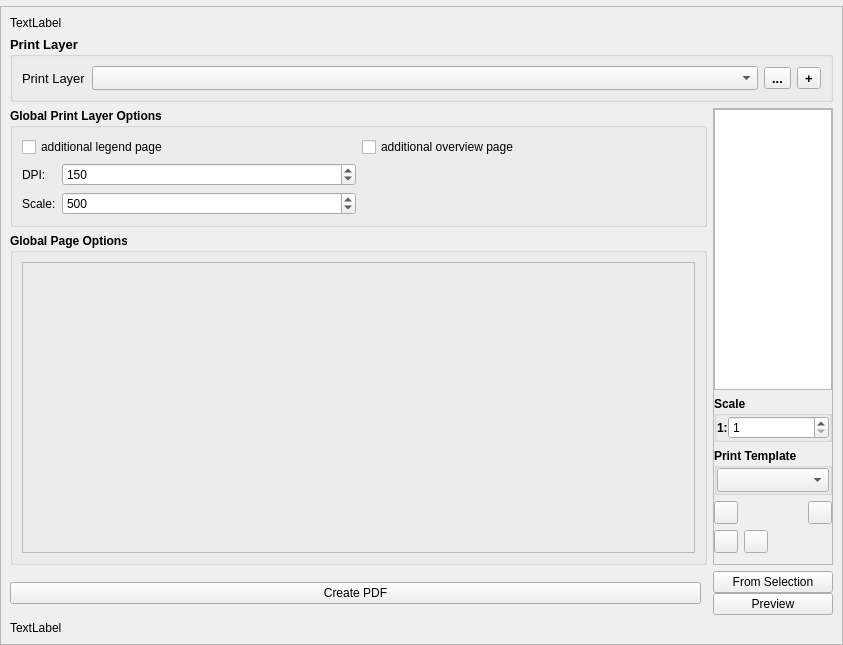
<?xml version="1.0" encoding="UTF-8"?>
<ui version="4.0">
 <class>PlotMenu</class>
 <widget class="QMainWindow" name="PlotMenu">
  <property name="geometry">
   <rect>
    <x>0</x>
    <y>0</y>
    <width>843</width>
    <height>645</height>
   </rect>
  </property>
  <property name="windowTitle">
   <string>Print Menu</string>
  </property>
  <widget class="QWidget" name="centralwidget">
   <layout class="QGridLayout" name="gridLayout">
    <property name="leftMargin">
     <number>0</number>
    </property>
    <property name="topMargin">
     <number>0</number>
    </property>
    <property name="rightMargin">
     <number>0</number>
    </property>
    <property name="bottomMargin">
     <number>0</number>
    </property>
    <property name="horizontalSpacing">
     <number>0</number>
    </property>
    <item row="0" column="0">
     <widget class="QFrame" name="MainWidget">
      <property name="frameShape">
       <enum>QFrame::NoFrame</enum>
      </property>
      <property name="frameShadow">
       <enum>QFrame::Raised</enum>
      </property>
      <layout class="QGridLayout" name="gridLayout_2">
       <property name="leftMargin">
        <number>0</number>
       </property>
       <property name="topMargin">
        <number>0</number>
       </property>
       <property name="rightMargin">
        <number>0</number>
       </property>
       <property name="bottomMargin">
        <number>0</number>
       </property>
       <item row="2" column="0">
        <widget class="QScrollArea" name="ScrollArea">
         <property name="sizePolicy">
          <sizepolicy hsizetype="Expanding" vsizetype="Preferred">
           <horstretch>0</horstretch>
           <verstretch>0</verstretch>
          </sizepolicy>
         </property>
         <property name="widgetResizable">
          <bool>true</bool>
         </property>
         <widget class="QWidget" name="scrollAreaWidgetContents">
          <property name="geometry">
           <rect>
            <x>0</x>
            <y>0</y>
            <width>841</width>
            <height>627</height>
           </rect>
          </property>
          <layout class="QGridLayout" name="gridLayout_4">
           <item row="1" column="0">
            <widget class="QLabel" name="Label_Status">
             <property name="sizePolicy">
              <sizepolicy hsizetype="Preferred" vsizetype="Maximum">
               <horstretch>0</horstretch>
               <verstretch>0</verstretch>
              </sizepolicy>
             </property>
             <property name="text">
              <string>TextLabel</string>
             </property>
             <property name="wordWrap">
              <bool>true</bool>
             </property>
             <property name="textInteractionFlags">
              <set>Qt::LinksAccessibleByMouse|Qt::TextSelectableByMouse</set>
             </property>
            </widget>
           </item>
           <item row="4" column="0">
            <widget class="QFrame" name="Frame_Plotlayer">
             <layout class="QGridLayout" name="gridLayout_5">
              <property name="leftMargin">
               <number>0</number>
              </property>
              <property name="topMargin">
               <number>0</number>
              </property>
              <property name="rightMargin">
               <number>0</number>
              </property>
              <property name="bottomMargin">
               <number>0</number>
              </property>
              <item row="4" column="1">
               <widget class="QFrame" name="frame_3">
                <property name="frameShape">
                 <enum>QFrame::NoFrame</enum>
                </property>
                <property name="frameShadow">
                 <enum>QFrame::Raised</enum>
                </property>
                <layout class="QGridLayout" name="gridLayout_6">
                 <property name="leftMargin">
                  <number>0</number>
                 </property>
                 <property name="topMargin">
                  <number>0</number>
                 </property>
                 <property name="rightMargin">
                  <number>0</number>
                 </property>
                 <property name="bottomMargin">
                  <number>0</number>
                 </property>
                 <property name="spacing">
                  <number>0</number>
                 </property>
                 <item row="2" column="0">
                  <widget class="QPushButton" name="But_Create_PrintLayout">
                   <property name="toolTip">
                    <string>&lt;html&gt;&lt;head/&gt;&lt;body&gt;&lt;p&gt;Create a QGIS Print Layout. After creation open it manually via QGIS menu bar.&lt;/p&gt;&lt;/body&gt;&lt;/html&gt;</string>
                   </property>
                   <property name="text">
                    <string>Preview</string>
                   </property>
                  </widget>
                 </item>
                 <item row="1" column="0">
                  <widget class="QPushButton" name="But_CreateOverview">
                   <property name="toolTip">
                    <string>&lt;html&gt;&lt;head/&gt;&lt;body&gt;&lt;p&gt;Calculates new pages from QGIS canvas selection from selection on differenct vector layers.&lt;/p&gt;&lt;p&gt;Calculation is done from lowest x-coordinate to highes x-coordinate. Y-coordinate will be ignored.&lt;/p&gt;&lt;/body&gt;&lt;/html&gt;</string>
                   </property>
                   <property name="whatsThis">
                    <string/>
                   </property>
                   <property name="text">
                    <string>From Selection</string>
                   </property>
                  </widget>
                 </item>
                </layout>
               </widget>
              </item>
              <item row="1" column="0" rowspan="2">
               <widget class="QGroupBox" name="groupBox_2">
                <property name="font">
                 <font>
                  <weight>75</weight>
                  <bold>true</bold>
                 </font>
                </property>
                <property name="title">
                 <string>Global Page Options</string>
                </property>
                <layout class="QGridLayout" name="gridLayout_7">
                 <item row="0" column="0">
                  <widget class="QFrame" name="Frame_Layout_Menu_Global">
                   <property name="font">
                    <font>
                     <weight>50</weight>
                     <bold>false</bold>
                    </font>
                   </property>
                   <property name="frameShape">
                    <enum>QFrame::StyledPanel</enum>
                   </property>
                   <property name="frameShadow">
                    <enum>QFrame::Raised</enum>
                   </property>
                  </widget>
                 </item>
                </layout>
               </widget>
              </item>
              <item row="5" column="0" colspan="2">
               <widget class="QLabel" name="Label_Version_Nr">
                <property name="sizePolicy">
                 <sizepolicy hsizetype="Preferred" vsizetype="Maximum">
                  <horstretch>0</horstretch>
                  <verstretch>0</verstretch>
                 </sizepolicy>
                </property>
                <property name="text">
                 <string>TextLabel</string>
                </property>
                <property name="wordWrap">
                 <bool>true</bool>
                </property>
                <property name="textInteractionFlags">
                 <set>Qt::LinksAccessibleByMouse|Qt::TextSelectableByKeyboard|Qt::TextSelectableByMouse</set>
                </property>
               </widget>
              </item>
              <item row="0" column="0">
               <widget class="QGroupBox" name="groupBox">
                <property name="sizePolicy">
                 <sizepolicy hsizetype="Preferred" vsizetype="Maximum">
                  <horstretch>0</horstretch>
                  <verstretch>0</verstretch>
                 </sizepolicy>
                </property>
                <property name="font">
                 <font>
                  <weight>75</weight>
                  <bold>true</bold>
                 </font>
                </property>
                <property name="title">
                 <string>Global Print Layer Options</string>
                </property>
                <layout class="QGridLayout" name="gridLayout_8">
                 <item row="0" column="1">
                  <widget class="QCheckBox" name="CheckBox_Overview">
                   <property name="font">
                    <font>
                     <weight>50</weight>
                     <bold>false</bold>
                    </font>
                   </property>
                   <property name="toolTip">
                    <string>&lt;html&gt;&lt;head/&gt;&lt;body&gt;&lt;p&gt;Creates a overview startpage.&lt;/p&gt;&lt;/body&gt;&lt;/html&gt;</string>
                   </property>
                   <property name="text">
                    <string>additional overview page</string>
                   </property>
                  </widget>
                 </item>
                 <item row="0" column="0">
                  <widget class="QCheckBox" name="CheckBox_Legend_Extra">
                   <property name="font">
                    <font>
                     <weight>50</weight>
                     <bold>false</bold>
                    </font>
                   </property>
                   <property name="toolTip">
                    <string>&lt;html&gt;&lt;head/&gt;&lt;body&gt;&lt;p&gt;Merge page legends together on one page.&lt;/p&gt;&lt;/body&gt;&lt;/html&gt;</string>
                   </property>
                   <property name="text">
                    <string>additional legend page</string>
                   </property>
                  </widget>
                 </item>
                 <item row="1" column="0">
                  <widget class="QFrame" name="frame_2">
                   <property name="sizePolicy">
                    <sizepolicy hsizetype="Preferred" vsizetype="Maximum">
                     <horstretch>0</horstretch>
                     <verstretch>0</verstretch>
                    </sizepolicy>
                   </property>
                   <property name="font">
                    <font>
                     <weight>50</weight>
                     <bold>false</bold>
                    </font>
                   </property>
                   <property name="frameShape">
                    <enum>QFrame::NoFrame</enum>
                   </property>
                   <property name="frameShadow">
                    <enum>QFrame::Raised</enum>
                   </property>
                   <layout class="QGridLayout" name="gridLayout_9">
                    <property name="leftMargin">
                     <number>0</number>
                    </property>
                    <property name="topMargin">
                     <number>0</number>
                    </property>
                    <property name="rightMargin">
                     <number>0</number>
                    </property>
                    <property name="bottomMargin">
                     <number>0</number>
                    </property>
                    <item row="0" column="0">
                     <widget class="QLabel" name="label">
                      <property name="sizePolicy">
                       <sizepolicy hsizetype="Maximum" vsizetype="Preferred">
                        <horstretch>0</horstretch>
                        <verstretch>0</verstretch>
                       </sizepolicy>
                      </property>
                      <property name="text">
                       <string>DPI:</string>
                      </property>
                     </widget>
                    </item>
                    <item row="2" column="1">
                     <widget class="QSpinBox" name="SpinBox_Scale">
                      <property name="toolTip">
                       <string>&lt;html&gt;&lt;head/&gt;&lt;body&gt;&lt;p&gt;No effect on Mini Maps.&lt;/p&gt;&lt;/body&gt;&lt;/html&gt;</string>
                      </property>
                      <property name="minimum">
                       <number>10</number>
                      </property>
                      <property name="maximum">
                       <number>999999999</number>
                      </property>
                      <property name="value">
                       <number>500</number>
                      </property>
                     </widget>
                    </item>
                    <item row="0" column="1">
                     <widget class="QSpinBox" name="SpinBox_Dpi">
                      <property name="toolTip">
                       <string>&lt;html&gt;&lt;head/&gt;&lt;body&gt;&lt;p&gt;No effect on Mini Maps.&lt;/p&gt;&lt;/body&gt;&lt;/html&gt;</string>
                      </property>
                      <property name="minimum">
                       <number>10</number>
                      </property>
                      <property name="maximum">
                       <number>2500</number>
                      </property>
                      <property name="value">
                       <number>150</number>
                      </property>
                     </widget>
                    </item>
                    <item row="2" column="0">
                     <widget class="QLabel" name="label_2">
                      <property name="sizePolicy">
                       <sizepolicy hsizetype="Maximum" vsizetype="Preferred">
                        <horstretch>0</horstretch>
                        <verstretch>0</verstretch>
                       </sizepolicy>
                      </property>
                      <property name="text">
                       <string>Scale:</string>
                      </property>
                     </widget>
                    </item>
                   </layout>
                  </widget>
                 </item>
                </layout>
               </widget>
              </item>
              <item row="4" column="0">
               <widget class="QWidget" name="widget" native="true">
                <property name="sizePolicy">
                 <sizepolicy hsizetype="Preferred" vsizetype="Maximum">
                  <horstretch>0</horstretch>
                  <verstretch>0</verstretch>
                 </sizepolicy>
                </property>
                <layout class="QGridLayout" name="gridLayout_13">
                 <property name="leftMargin">
                  <number>0</number>
                 </property>
                 <property name="topMargin">
                  <number>0</number>
                 </property>
                 <property name="rightMargin">
                  <number>6</number>
                 </property>
                 <property name="bottomMargin">
                  <number>0</number>
                 </property>
                 <property name="horizontalSpacing">
                  <number>6</number>
                 </property>
                 <property name="verticalSpacing">
                  <number>0</number>
                 </property>
                 <item row="0" column="0">
                  <widget class="QPushButton" name="But_Create_PDF">
                   <property name="text">
                    <string>Create PDF</string>
                   </property>
                   <property name="checkable">
                    <bool>true</bool>
                   </property>
                  </widget>
                 </item>
                </layout>
               </widget>
              </item>
              <item row="0" column="1" rowspan="3">
               <widget class="QFrame" name="frame_4">
                <property name="maximumSize">
                 <size>
                  <width>120</width>
                  <height>16777215</height>
                 </size>
                </property>
                <property name="frameShape">
                 <enum>QFrame::StyledPanel</enum>
                </property>
                <property name="frameShadow">
                 <enum>QFrame::Raised</enum>
                </property>
                <layout class="QVBoxLayout" name="verticalLayout_2">
                 <property name="leftMargin">
                  <number>0</number>
                 </property>
                 <property name="topMargin">
                  <number>0</number>
                 </property>
                 <property name="rightMargin">
                  <number>0</number>
                 </property>
                 <property name="bottomMargin">
                  <number>0</number>
                 </property>
                 <item>
                  <widget class="QListWidget" name="List_Pages">
                   <property name="maximumSize">
                    <size>
                     <width>120</width>
                     <height>16777215</height>
                    </size>
                   </property>
                   <property name="toolTip">
                    <string>&lt;html&gt;&lt;head/&gt;&lt;body&gt;&lt;p&gt;Double click on page to open page settings.&lt;/p&gt;&lt;/body&gt;&lt;/html&gt;</string>
                   </property>
                   <property name="dragEnabled">
                    <bool>true</bool>
                   </property>
                   <property name="dragDropMode">
                    <enum>QAbstractItemView::InternalMove</enum>
                   </property>
                   <property name="selectionMode">
                    <enum>QAbstractItemView::ExtendedSelection</enum>
                   </property>
                  </widget>
                 </item>
                 <item>
                  <widget class="QGroupBox" name="groupBox_4">
                   <property name="maximumSize">
                    <size>
                     <width>120</width>
                     <height>16777215</height>
                    </size>
                   </property>
                   <property name="font">
                    <font>
                     <weight>75</weight>
                     <bold>true</bold>
                    </font>
                   </property>
                   <property name="toolTip">
                    <string>&lt;html&gt;&lt;head/&gt;&lt;body&gt;&lt;p&gt;&lt;span style=&quot; font-weight:400;&quot;&gt;Scale per page. Scale can not be changed later on created page.&lt;/span&gt;&lt;/p&gt;&lt;/body&gt;&lt;/html&gt;</string>
                   </property>
                   <property name="title">
                    <string>Scale</string>
                   </property>
                   <layout class="QHBoxLayout" name="horizontalLayout_2">
                    <property name="spacing">
                     <number>0</number>
                    </property>
                    <property name="leftMargin">
                     <number>0</number>
                    </property>
                    <property name="topMargin">
                     <number>0</number>
                    </property>
                    <property name="rightMargin">
                     <number>0</number>
                    </property>
                    <property name="bottomMargin">
                     <number>0</number>
                    </property>
                    <item>
                     <widget class="QLabel" name="label_3">
                      <property name="sizePolicy">
                       <sizepolicy hsizetype="Maximum" vsizetype="Preferred">
                        <horstretch>0</horstretch>
                        <verstretch>0</verstretch>
                       </sizepolicy>
                      </property>
                      <property name="text">
                       <string>1:</string>
                      </property>
                     </widget>
                    </item>
                    <item>
                     <widget class="QSpinBox" name="SpinBox_Page_Scale">
                      <property name="font">
                       <font>
                        <weight>50</weight>
                        <bold>false</bold>
                       </font>
                      </property>
                      <property name="minimum">
                       <number>1</number>
                      </property>
                      <property name="maximum">
                       <number>999999999</number>
                      </property>
                     </widget>
                    </item>
                   </layout>
                  </widget>
                 </item>
                 <item>
                  <widget class="QGroupBox" name="GroupBox_Template">
                   <property name="maximumSize">
                    <size>
                     <width>120</width>
                     <height>16777215</height>
                    </size>
                   </property>
                   <property name="font">
                    <font>
                     <weight>75</weight>
                     <bold>true</bold>
                    </font>
                   </property>
                   <property name="toolTip">
                    <string>&lt;html&gt;&lt;head/&gt;&lt;body&gt;&lt;p&gt;&lt;span style=&quot; font-weight:400;&quot;&gt;A different template can be used per page, as long as it corresponds to the same DIN A standard.&lt;/span&gt;&lt;/p&gt;&lt;p&gt;&lt;span style=&quot; font-weight:400;&quot;&gt;E.g. A4 and A3 cannot be mixed, but several different A4 (portrait and landscape and other individual templates) can be used.&lt;/span&gt;&lt;/p&gt;&lt;p&gt;&lt;br/&gt;&lt;/p&gt;&lt;p&gt;Cannot be changed later.&lt;/p&gt;&lt;p&gt;&lt;br/&gt;&lt;/p&gt;&lt;p&gt;&lt;span style=&quot; font-weight:400;&quot;&gt;The global page settings are applied to each template.&lt;/span&gt;&lt;/p&gt;&lt;p&gt;&lt;span style=&quot; font-weight:400;&quot;&gt;Please consider to use the correct element identifiers.&lt;/span&gt;&lt;/p&gt;&lt;/body&gt;&lt;/html&gt;</string>
                   </property>
                   <property name="title">
                    <string>Print Template</string>
                   </property>
                   <layout class="QHBoxLayout" name="horizontalLayout_4">
                    <property name="spacing">
                     <number>0</number>
                    </property>
                    <property name="leftMargin">
                     <number>0</number>
                    </property>
                    <property name="topMargin">
                     <number>0</number>
                    </property>
                    <property name="rightMargin">
                     <number>0</number>
                    </property>
                    <property name="bottomMargin">
                     <number>0</number>
                    </property>
                    <item>
                     <widget class="QComboBox" name="DrD_Page_Templates">
                      <property name="font">
                       <font>
                        <weight>50</weight>
                        <bold>false</bold>
                       </font>
                      </property>
                      <property name="sizeAdjustPolicy">
                       <enum>QComboBox::AdjustToMinimumContentsLengthWithIcon</enum>
                      </property>
                     </widget>
                    </item>
                   </layout>
                  </widget>
                 </item>
                 <item>
                  <widget class="QFrame" name="Frame_Buttons">
                   <property name="sizePolicy">
                    <sizepolicy hsizetype="Preferred" vsizetype="Maximum">
                     <horstretch>0</horstretch>
                     <verstretch>0</verstretch>
                    </sizepolicy>
                   </property>
                   <property name="maximumSize">
                    <size>
                     <width>120</width>
                     <height>16777215</height>
                    </size>
                   </property>
                   <property name="frameShape">
                    <enum>QFrame::NoFrame</enum>
                   </property>
                   <property name="frameShadow">
                    <enum>QFrame::Raised</enum>
                   </property>
                   <layout class="QGridLayout" name="gridLayout_10">
                    <property name="leftMargin">
                     <number>0</number>
                    </property>
                    <property name="topMargin">
                     <number>0</number>
                    </property>
                    <property name="rightMargin">
                     <number>0</number>
                    </property>
                    <property name="bottomMargin">
                     <number>0</number>
                    </property>
                    <item row="0" column="0">
                     <widget class="QFrame" name="frame_5">
                      <property name="frameShape">
                       <enum>QFrame::NoFrame</enum>
                      </property>
                      <property name="frameShadow">
                       <enum>QFrame::Raised</enum>
                      </property>
                      <layout class="QGridLayout" name="gridLayout_11">
                       <property name="leftMargin">
                        <number>0</number>
                       </property>
                       <property name="topMargin">
                        <number>0</number>
                       </property>
                       <property name="rightMargin">
                        <number>0</number>
                       </property>
                       <property name="bottomMargin">
                        <number>0</number>
                       </property>
                       <item row="0" column="0">
                        <widget class="QToolButton" name="But_AddPage">
                         <property name="toolTip">
                          <string>&lt;html&gt;&lt;head/&gt;&lt;body&gt;&lt;p&gt;Add new page from selected Print Layout&lt;/p&gt;&lt;/body&gt;&lt;/html&gt;</string>
                         </property>
                         <property name="text">
                          <string/>
                         </property>
                        </widget>
                       </item>
                       <item row="1" column="1">
                        <widget class="QToolButton" name="But_AddPage_Landscape">
                         <property name="toolTip">
                          <string>&lt;html&gt;&lt;head/&gt;&lt;body&gt;&lt;p&gt;Add new page in landscape orientation&lt;/p&gt;&lt;/body&gt;&lt;/html&gt;</string>
                         </property>
                         <property name="text">
                          <string/>
                         </property>
                        </widget>
                       </item>
                       <item row="1" column="0">
                        <widget class="QToolButton" name="But_AddPage_Portrait">
                         <property name="toolTip">
                          <string>&lt;html&gt;&lt;head/&gt;&lt;body&gt;&lt;p&gt;Add new page in portrait orientation&lt;/p&gt;&lt;/body&gt;&lt;/html&gt;</string>
                         </property>
                         <property name="text">
                          <string/>
                         </property>
                        </widget>
                       </item>
                      </layout>
                     </widget>
                    </item>
                    <item row="0" column="2">
                     <spacer name="horizontalSpacer">
                      <property name="orientation">
                       <enum>Qt::Horizontal</enum>
                      </property>
                      <property name="sizeHint" stdset="0">
                       <size>
                        <width>40</width>
                        <height>20</height>
                       </size>
                      </property>
                     </spacer>
                    </item>
                    <item row="0" column="3" rowspan="2">
                     <widget class="QFrame" name="Frame_DeletePage">
                      <property name="frameShape">
                       <enum>QFrame::NoFrame</enum>
                      </property>
                      <property name="frameShadow">
                       <enum>QFrame::Raised</enum>
                      </property>
                      <layout class="QGridLayout" name="gridLayout_12">
                       <property name="leftMargin">
                        <number>0</number>
                       </property>
                       <property name="topMargin">
                        <number>0</number>
                       </property>
                       <property name="rightMargin">
                        <number>0</number>
                       </property>
                       <property name="bottomMargin">
                        <number>0</number>
                       </property>
                       <property name="spacing">
                        <number>0</number>
                       </property>
                       <item row="0" column="0">
                        <widget class="QToolButton" name="But_DeletePage">
                         <property name="toolTip">
                          <string>&lt;html&gt;&lt;head/&gt;&lt;body&gt;&lt;p&gt;Remove selected page&lt;/p&gt;&lt;/body&gt;&lt;/html&gt;</string>
                         </property>
                         <property name="text">
                          <string/>
                         </property>
                        </widget>
                       </item>
                       <item row="1" column="0">
                        <spacer name="verticalSpacer">
                         <property name="orientation">
                          <enum>Qt::Vertical</enum>
                         </property>
                         <property name="sizeHint" stdset="0">
                          <size>
                           <width>20</width>
                           <height>40</height>
                          </size>
                         </property>
                        </spacer>
                       </item>
                      </layout>
                     </widget>
                    </item>
                   </layout>
                  </widget>
                 </item>
                </layout>
               </widget>
              </item>
             </layout>
            </widget>
           </item>
           <item row="2" column="0">
            <widget class="QGroupBox" name="GroupBox_StartEditing">
             <property name="sizePolicy">
              <sizepolicy hsizetype="Preferred" vsizetype="Maximum">
               <horstretch>0</horstretch>
               <verstretch>0</verstretch>
              </sizepolicy>
             </property>
             <property name="font">
              <font>
               <pointsize>10</pointsize>
               <weight>75</weight>
               <bold>true</bold>
              </font>
             </property>
             <property name="title">
              <string>Print Layer</string>
             </property>
             <layout class="QGridLayout" name="gridLayout_3">
              <item row="1" column="0">
               <widget class="QFrame" name="frame">
                <property name="sizePolicy">
                 <sizepolicy hsizetype="Preferred" vsizetype="Maximum">
                  <horstretch>0</horstretch>
                  <verstretch>0</verstretch>
                 </sizepolicy>
                </property>
                <property name="frameShape">
                 <enum>QFrame::NoFrame</enum>
                </property>
                <property name="frameShadow">
                 <enum>QFrame::Raised</enum>
                </property>
                <layout class="QHBoxLayout" name="horizontalLayout">
                 <property name="leftMargin">
                  <number>0</number>
                 </property>
                 <property name="topMargin">
                  <number>0</number>
                 </property>
                 <property name="rightMargin">
                  <number>0</number>
                 </property>
                 <property name="bottomMargin">
                  <number>0</number>
                 </property>
                 <item>
                  <widget class="QLabel" name="label_16">
                   <property name="sizePolicy">
                    <sizepolicy hsizetype="Maximum" vsizetype="Preferred">
                     <horstretch>0</horstretch>
                     <verstretch>0</verstretch>
                    </sizepolicy>
                   </property>
                   <property name="font">
                    <font>
                     <weight>50</weight>
                     <bold>false</bold>
                    </font>
                   </property>
                   <property name="text">
                    <string>Print Layer</string>
                   </property>
                  </widget>
                 </item>
                 <item>
                  <widget class="QComboBox" name="DrD_PrintLayoutsGpkg">
                   <property name="sizePolicy">
                    <sizepolicy hsizetype="Expanding" vsizetype="Fixed">
                     <horstretch>0</horstretch>
                     <verstretch>0</verstretch>
                    </sizepolicy>
                   </property>
                   <property name="font">
                    <font>
                     <pointsize>9</pointsize>
                     <weight>50</weight>
                     <bold>false</bold>
                    </font>
                   </property>
                   <property name="sizeAdjustPolicy">
                    <enum>QComboBox::AdjustToMinimumContentsLengthWithIcon</enum>
                   </property>
                  </widget>
                 </item>
                 <item>
                  <widget class="QToolButton" name="But_AddFile">
                   <property name="toolTip">
                    <string>&lt;html&gt;&lt;head/&gt;&lt;body&gt;&lt;p&gt;&lt;span style=&quot; font-weight:400;&quot;&gt;Load existing Print Layer.&lt;/span&gt;&lt;/p&gt;&lt;/body&gt;&lt;/html&gt;</string>
                   </property>
                   <property name="text">
                    <string>...</string>
                   </property>
                  </widget>
                 </item>
                 <item>
                  <widget class="QToolButton" name="But_NewLayout">
                   <property name="toolTip">
                    <string>&lt;html&gt;&lt;head/&gt;&lt;body&gt;&lt;p&gt;&lt;span style=&quot; font-weight:400;&quot;&gt;Create new Print Layer.&lt;/span&gt;&lt;/p&gt;&lt;/body&gt;&lt;/html&gt;</string>
                   </property>
                   <property name="text">
                    <string>+</string>
                   </property>
                  </widget>
                 </item>
                </layout>
               </widget>
              </item>
             </layout>
            </widget>
           </item>
          </layout>
         </widget>
        </widget>
       </item>
       <item row="0" column="0">
        <widget class="QFrame" name="Frame_Progress">
         <property name="sizePolicy">
          <sizepolicy hsizetype="Preferred" vsizetype="Maximum">
           <horstretch>0</horstretch>
           <verstretch>0</verstretch>
          </sizepolicy>
         </property>
         <property name="frameShape">
          <enum>QFrame::StyledPanel</enum>
         </property>
         <property name="frameShadow">
          <enum>QFrame::Raised</enum>
         </property>
        </widget>
       </item>
      </layout>
     </widget>
    </item>
   </layout>
  </widget>
 </widget>
 <resources/>
 <connections/>
</ui>
